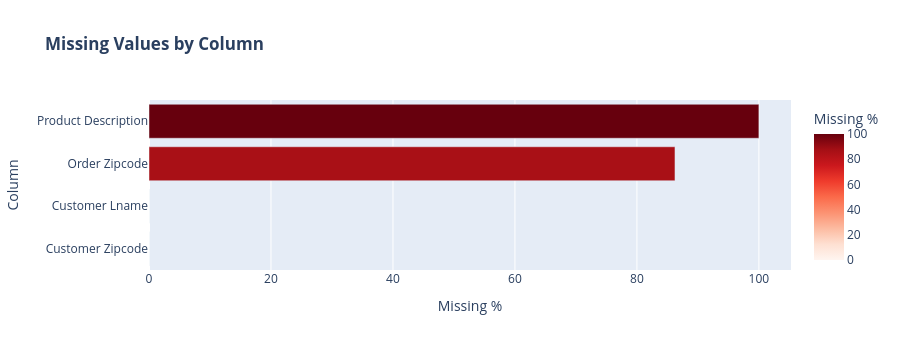

The cell this chart's notebook holds for it:
### Markdown cell above
## 1. Data Quality Assessment

### Code cell
# Missing Values Analysis
missing = df.isnull().sum()
missing_pct = (missing / len(df)) * 100
missing_df = pd.DataFrame({'Count': missing, 'Percent': missing_pct})
missing_df = missing_df[missing_df['Count'] > 0].sort_values('Count', ascending=False)

print("📋 Missing Values Summary:")
print(missing_df)

if len(missing_df) > 0:
    fig = px.bar(
        missing_df.reset_index(),
        x='Percent', y='index', orientation='h',
        title='<b>Missing Values by Column</b>',
        labels={'index': 'Column', 'Percent': 'Missing %'},
        color='Percent', color_continuous_scale='Reds'
    )
    fig.update_layout(height=350, yaxis={'categoryorder': 'total ascending'}, showlegend=False)
    fig.show()

print("\n💡 Only Product Description (100%) and Order Zipcode (86%) have significant missing values.")

### Figure 1 — Plotly figure (JSON) as saved in the notebook; plotly's stock layout.template omitted (floating-point values rounded to 4 significant figures)
{"data": [{"hovertemplate": "Missing %=%{marker.color}<br>Column=%{y}<extra></extra>", "legendgroup": "", "marker": {"color": [100.0, 86.24, 0.004432, 0.001662], "coloraxis": "coloraxis", "pattern": {"shape": ""}}, "name": "", "orientation": "h", "showlegend": false, "textposition": "auto", "type": "bar", "x": [100.0, 86.24, 0.004432, 0.001662], "xaxis": "x", "y": ["Product Description", "Order Zipcode", "Customer Lname", "Customer Zipcode"], "yaxis": "y"}], "layout": {"barmode": "relative", "coloraxis": {"colorbar": {"title": {"text": "Missing %"}}, "colorscale": [[0, "rgb(255,245,240)"], [0.125, "rgb(254,224,210)"], [0.25, "rgb(252,187,161)"], [0.375, "rgb(252,146,114)"], [0.5, "rgb(251,106,74)"], [0.625, "rgb(239,59,44)"], [0.75, "rgb(203,24,29)"], [0.875, "rgb(165,15,21)"], [1, "rgb(103,0,13)"]]}, "height": 350, "legend": {"tracegroupgap": 0}, "showlegend": false, "title": {"text": "<b>Missing Values by Column</b>"}, "xaxis": {"anchor": "y", "domain": [0, 1], "title": {"text": "Missing %"}}, "yaxis": {"anchor": "x", "categoryorder": "total ascending", "domain": [0, 1], "title": {"text": "Column"}}}}
